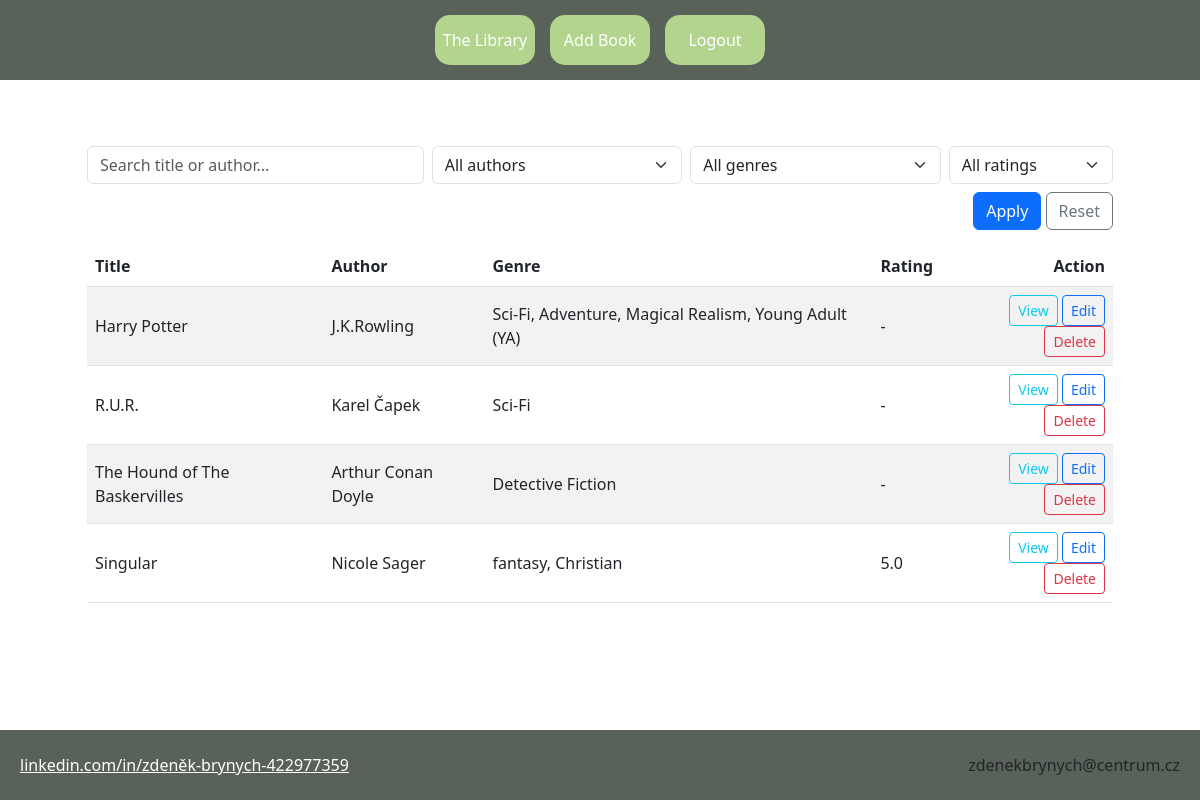
The page /projectcv/book_index/ (signed in) on the database its author committed.
### projectcv/models.py (models this page shows, shortened)
class Book(models.Model):
    title= models.CharField(max_length=250)
    author= models.CharField(max_length=150)
    publisher = models.CharField(max_length=150, null=True, blank=True)
    genre = models.ManyToManyField(Genre, blank=True)
    tags = models.ManyToManyField(Tag)
    rating = models.IntegerField(null=True, blank=True, choices=[(i, i) for i in range(1, 6)]) # range marks 1-5
    image = models.ImageField(upload_to='book_covers/', null=True, blank=True)
    published_date = models.DateField(null=True, blank=True)
    ean = models.CharField(max_length=13, null=True, blank=True)
    isbn = models.CharField(max_length=17, null=True, blank=True)
    author_bio = models.TextField(null=True, blank=True)
    author_photo = models.ImageField(upload_to='author_photos/', null=True, blank=True)
    blurb = models.TextField(null=True, blank=True, help_text="Short description of the book")
    facebook_url = models.URLField(max_length=200, null=True, blank=True, help_text="Facebook page URL")
    instagram_url = models.URLField(max_length=200, null=True, blank=True, help_text="Instagram page URL")
    amazon_url = models.URLField(max_length=200, null=True, blank=True, help_text="Amazon page URL")
    class Meta:
        verbose_name = "Book"
        verbose_name_plural = "Books"
    def get_average_rating(self):
        votes = self.vote_set.all()
        if votes.exists():
            total = sum(vote.rating for vote in votes)
            return round(total / votes.count(), 1) # Round to 1 decimal place
        return None
    @property
    def display_rating(self):
        avg_rating = self.get_average_rating()
        if avg_rating is not None:
            return avg_rating
        return self.rating # Fallback to manual rating if no votes

class Genre(models.Model):
    genre_name = models.CharField(max_length=100)

class Vote(models.Model):
    user = models.ForeignKey(User, on_delete=models.CASCADE)
    book = models.ForeignKey(Book, on_delete=models.CASCADE)
    rating = models.IntegerField(choices=[(i, i) for i in range(1, 6)])  # 1-5 stars
    created_at = models.DateTimeField(auto_now_add=True)
    class Meta:
        unique_together = ('user', 'book') # Ensures one vote per user per book
        verbose_name = 'Vote'
        verbose_name_plural = 'Votes'

class User(AbstractBaseUser):
    email = models.EmailField(max_length=300, unique=True)
    is_admin = models.BooleanField(default=False)
    class Meta:
        verbose_name = "user"
        verbose_name_plural = "users"
    objects = UserManager()
    USERNAME_FIELD = "email"
    @property
    def is_staff(self):
        return self.is_admin

### projectcv/views.py (the view)
# urls.py: path("book_index/", views.BookIndex.as_view(), name="book_index"),
class BookIndex(generic.ListView):
    template_name = "projectcv/book_index.html"  # cesta k šabloně ze složky tamplates (je možné sdílet mezi aplikacemi)
    context_object_name = "books"  # pod tímto jménem budeme volat seznam objektů v šabloně
    paginate_by = 20 # this line enable to pagination with 20 items per page
    def get_queryset(self):
        qs = Book.objects.prefetch_related("genre").order_by("-id")
        q = self.request.GET.get("q")
        author = self.request.GET.get("author")
        genre = self.request.GET.get("genre")
        rating = self.request.GET.get("rating")
        if q:
            qs = qs.filter(Q(title__icontains=q) | Q(author__icontains=q))
        if author:
            qs = qs.filter(author=author)
        if genre:
            qs = qs.filter(genre__id=genre)
        if rating:
            qs = qs.filter(rating=rating)
        return qs
    def get_context_data(self, **kwargs):
        ctx = super().get_context_data(**kwargs)
        ctx["authors"] = Book.objects.order_by("author").values_list("author", flat=True).distinct()
        ctx["genres"] = Genre.objects.order_by("genre_name")
        ctx["ratings"] = RATING_VALUES
        ctx["current"] = {
            "q": self.request.GET.get("q", ""),
            "author": self.request.GET.get("author", ""),
            "genre": self.request.GET.get("genre", ""),
            "rating": self.request.GET.get("rating") or None,
        }
        return ctx

### projectcv/templates/projectcv/book_index.html (shortened to what this page needs)
{% extends "base.html" %}
{% block content %}
<div class="container my-3">
    <form method="get" class="row g-2 mb-3">
        <div class="col-sm-4">
            <input type="text" name="q" value="{{ current.q }}" class="form-control" placeholder="Search title or author...">
        </div>
        <div class="col-sm-3">
            <select name="author" class="form-select">
                <option value="">All authors</option>
            </select>
        </div>
        <div class="col-sm-3">
            <select name="genre" class="form-select">
                <option value="">All genres</option>
            </select>
        </div>
        <div class="col-sm-2">
            <select name="rating" class="form-select">
                <option value="">All ratings</option>
            </select>
        </div>
        <div class="col-12 text-end">
            <button class="btn btn-primary" type="submit">Apply</button>
            <a class="btn btn-outline-secondary" href="{% url 'book_index' %}">Reset</a>
        </div>
    </form>
    <div class="table-responsive">
        <table class="table table-striped align-middle">
            <thead>
                <tr>
                    <th>Title</th>
                    <th>Author</th>
                    <th>Genre</th>
                    <th>Rating</th>
                    <th class="text-end">Action</th>
                </tr>
            </thead>
            <tbody>
                {% for book in books %}
                    <tr>
                        <td>
                            {{ book.title }}
                        </td>
                        <td>{{ book.author }}</td>
                        <td>
                            {% if book.genre.all %}
                                {% for genre in book.genre.all %}
                                    {{ genre.genre_name }}{% if not forloop.last %}, {% endif%}
                                {% endfor %}
                            {% else %}
                                None
                            {% endif %}
                        </td>
                        <td>{% if book.display_rating %}{{ book.display_rating }}{% else %}-{% endif %}</td>
                        <td class="text-end">
                            <a class="btn btn-sm btn-outline-info" href="{% url 'book_detail' book.id %}">View</a>
                            {% if user.is_staff %}
                                <a class="btn btn-sm btn-outline-primary" href="{% url 'edit_book' book.id %}">Edit</a>
                                <form method="post" action="{% url 'book_detail' book.id %}" style="display: inline-block" onsubmit="return confirm('Delete this book?')">
                                    <button type="submit" name="delete" class="btn btn-sm btn-outline-danger">Delete</button>
                                </form>
                            {% endif %}
                        </td>
                    </tr>
            {% empty %}
                <tr>
                    <td colspan="5" class="text-center">No books found.</td>
                </tr>
            {% endfor %}
            </tbody>
        </table>
    </div>
</div>
{% endblock %}

### projectcv/templates/base.html (shortened to what this page needs)
<!DOCTYPE html>
<html lang="en">
<head>
    {% load static %}
    <link rel="stylesheet" href="{% static 'css/style.css' %}" type="text/css">
    <link rel="stylesheet" href="{% static 'css/bootstrap.min.css' %}" type="text/css">
</head>
<body>
    <nav>
        <div class="flex_box">
            <div class="nav_item"><a href="{% url 'book_index' %}">The Library</a></div>
            {% if user.is_admin %}<div class="nav_item"><a href="{% url 'add_book' %}">Add Book</a></div>{% endif %}
            {% if user.is_authenticated %}<div class="nav_item"><a href="{% url 'logout' %}">Logout</a></div>{% endif %}
        </div>
    </nav>
    <div class="content">
    {% block content %}
    {% endblock %}
    </div>
    <footer>
        <div class="footer-content">
            <a class="footer-text" href="https://www.linkedin.com/in/zdeněk-brynych-422977359" target="_blank">linkedin.com/in/zdeněk-brynych-422977359</a>
            <div class="text-center">{{request.user.email}}</div>
        </div>
    </footer>
</body>
</html>

### projectcv/static/css/style.css (style rules this page uses)
nav { width: 100%; height: 100px; background-color: #596259; color: white; }
.flex_box { width: 100%; height: 100px; display: flex; justify-content: center; align-items: center; flex-wrap: wrap; gap: 5px; }
.flex_box a { text-decoration: none; color: white; }
.nav_item { margin: 5px; background-color: #b2d48d; height: 60px; width: 80px; text-align: center; line-height: 90px; vertical-align: middle; color: white; display: flex; align-items: center; justify-content: center; transition: background 0.3s ease-in-out; border-radius: 15px; font-size: 0.9rem; }
.nav_item a { text-decoration: none; color: inherit; }
.btn { padding: 8px 16px; border: none; border-radius: 6px; cursor: pointer; transition: background-color 0.3s ease; }
.btn-primary { background-color: #596259; color: white; }
html,body { width: 100%; height: 100%; margin: 0; display: flex; flex-direction: column; min-height: 100vh; }
.content { width: 90%; max-width: 1200px; margin: auto; margin-top: 50px; margin-bottom: 50px; padding: 0 15px; flex: 1; }
footer { width: 100%; height: 70px; background-color: #596259; text-align: center; line-height: 70px; vertical-align: middle; margin-top: auto; flex-shrink: 0; }
.footer-content { display: flex; justify-content: space-between; align-items: center; height: 100%; padding: 0 20px; width: 100%; box-sizing: border-box; }
.footer-text { color: white; font-size: 1rem; }
@media (min-width: 768px) { .nav_item { width: 60px; height: 40px; line-height: 40px; min-width: 100px; font-size: 1rem; } }
@media (min-width: 768px) { nav { height: 60px; } }
@media (min-width: 768px) { .flex_box { height: 60px; flex-wrap: wrap; padding: 5px; } }
@media (min-width: 1024px) { .nav_item { width: 70px; height: 50px; line-height: 50px; font-size: 1rem; } }
@media (min-width: 1024px) { nav { height: 80px; } }
@media (min-width: 1024px) { .flex_box { height: 80px; } }
@media (min-width: 1024px) { .content { flex: 1; } }
@media (max-width: 1200px) { .nav_item { width: 100px; height: 50px; line-height: 50px; font-size: 1rem; } }

### rows shown on the page
Book: title "Harry Potter", author "J.K.Rowling"
Genre: genre_name "Sci-Fi"
Genre: genre_name "Adventure"
Genre: genre_name "Magical Realism"
Genre: genre_name "Young Adult (YA)"
Book: title "R.U.R.", author "Karel Čapek"
Book: title "The Hound of The Baskervilles", author "Arthur Conan Doyle"
Genre: genre_name "Detective Fiction"
Book: title "Singular", author "Nicole Sager", display_rating "5.0"
Genre: genre_name "fantasy"
Genre: genre_name "Christian"
User: user.email "zdenekbrynych@centrum.cz"
